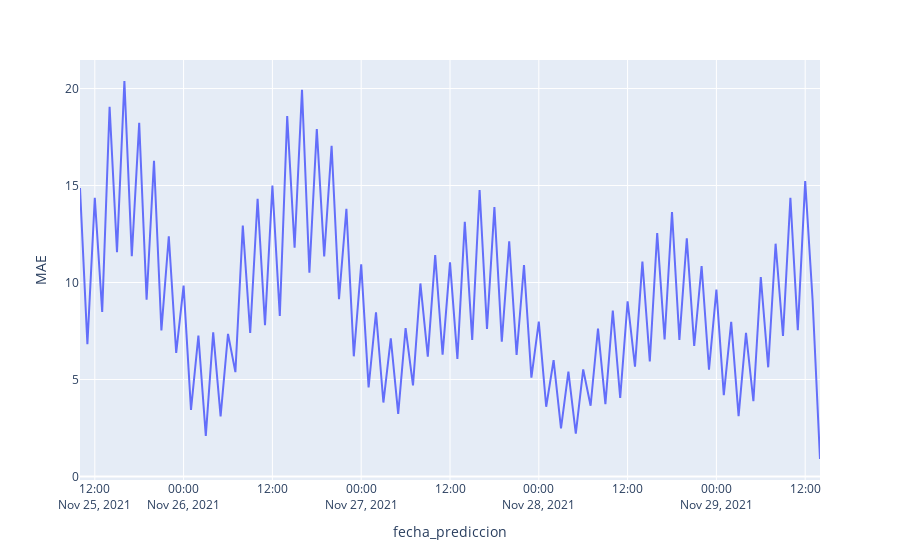

The notebook cell saved with this chart:
### Code cell
# Creo el gráfico
fig = px.line(datos, x='fecha_prediccion', y="MAE")
fig.show()
